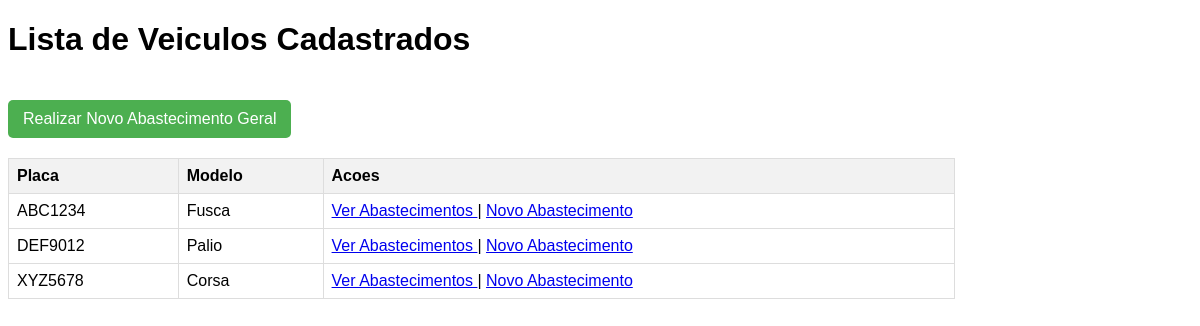
The page / on the database its author committed.
### tables this page shows
CREATE TABLE IF NOT EXISTS `Veiculo` (
  `placa` varchar(7) NOT NULL PRIMARY KEY,
  `modelo` varchar(100) NOT NULL,
  `quilometragem` int NOT NULL
);

### Index.php (the view, shortened to what this page needs)
<?php
$pdo = conectarBanco();
try {
    $stmt = $pdo->prepare(SELECT_VEICULOS);
    $stmt->execute();
    $veiculos = $stmt->fetchAll();
} catch (PDOException $e) {
    error_log("Erro ao listar veiculos: " . $e->getMessage());
    $veiculos = [];
}
?>
<!DOCTYPE html>
<html lang="pt-BR">
<head>
</head>
<body>
    <h1>Lista de Veiculos Cadastrados</h1>
    <a href="abastecer.php" class="btn-novo">Realizar Novo Abastecimento Geral</a>
    <?php if (count($veiculos) > 0): ?>
        <table>
            <thead>
                <tr>
                    <th>Placa</th>
                    <th>Modelo</th>
                    <th>Acoes</th>
                </tr>
            </thead>
            <tbody>
                <?php foreach ($veiculos as $veiculo): ?>
                    <tr>
                        <td><?php echo htmlspecialchars($veiculo['placa']); ?></td>
                        <td><?php echo htmlspecialchars($veiculo['modelo']); ?></td>
                        <td>
                            <a href="lista_abastecimentos.php?placa=<?php echo htmlspecialchars($veiculo['placa']); ?>">
                                Ver Abastecimentos
                            </a>
                             |
                            <a href="abastecer.php?placa=<?php echo htmlspecialchars($veiculo['placa']); ?>">
                                Novo Abastecimento
                            </a>
                        </td>
                    </tr>
                <?php endforeach; ?>
            </tbody>
        </table>
    <?php else: ?>
        <p>Nenhum veiculo cadastrado.</p>
    <?php endif; ?>
</body>
</html>

### Index.php (style rules this page uses)
body { font-family: Arial, sans-serif; }
table { width: 80%; border-collapse: collapse; margin-top: 20px; }
th, td { border: 1px solid #ddd; padding: 8px; text-align: left; }
th { background-color: #f2f2f2; }
.btn-novo { display: inline-block; padding: 10px 15px; background-color: #4CAF50; color: white; text-decoration: none; border-radius: 5px; margin-top: 20px; }

### rows shown on the page
veiculo: placa "ABC1234", modelo "Fusca"
veiculo: placa "DEF9012", modelo "Palio"
veiculo: placa "XYZ5678", modelo "Corsa"
